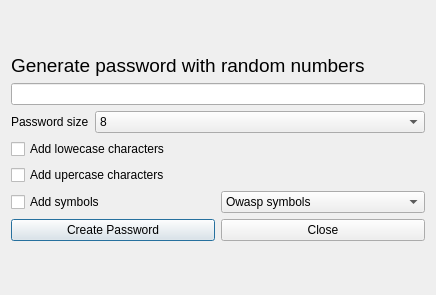
<?xml version="1.0" encoding="UTF-8"?>
<ui version="4.0">
 <class>Dialog</class>
 <widget class="QDialog" name="Dialog">
  <property name="geometry">
   <rect>
    <x>0</x>
    <y>0</y>
    <width>436</width>
    <height>295</height>
   </rect>
  </property>
  <property name="sizePolicy">
   <sizepolicy hsizetype="Minimum" vsizetype="Minimum">
    <horstretch>0</horstretch>
    <verstretch>0</verstretch>
   </sizepolicy>
  </property>
  <property name="minimumSize">
   <size>
    <width>310</width>
    <height>295</height>
   </size>
  </property>
  <property name="cursor">
   <cursorShape>UpArrowCursor</cursorShape>
  </property>
  <property name="windowTitle">
   <string>Cybersec Pwdgen (c) Yago Rubio</string>
  </property>
  <property name="modal">
   <bool>false</bool>
  </property>
  <layout class="QVBoxLayout" name="verticalLayout_2">
   <item>
    <layout class="QVBoxLayout" name="verticalLayout">
     <property name="sizeConstraint">
      <enum>QLayout::SetMinAndMaxSize</enum>
     </property>
     <item>
      <widget class="QLabel" name="label_header">
       <property name="sizePolicy">
        <sizepolicy hsizetype="Fixed" vsizetype="Fixed">
         <horstretch>0</horstretch>
         <verstretch>0</verstretch>
        </sizepolicy>
       </property>
       <property name="baseSize">
        <size>
         <width>0</width>
         <height>40</height>
        </size>
       </property>
       <property name="font">
        <font>
         <pointsize>14</pointsize>
        </font>
       </property>
       <property name="text">
        <string>Generate password with random numbers</string>
       </property>
      </widget>
     </item>
     <item>
      <widget class="QLineEdit" name="passwordOutputText">
       <property name="sizePolicy">
        <sizepolicy hsizetype="Minimum" vsizetype="Fixed">
         <horstretch>0</horstretch>
         <verstretch>0</verstretch>
        </sizepolicy>
       </property>
       <property name="minimumSize">
        <size>
         <width>0</width>
         <height>0</height>
        </size>
       </property>
       <property name="layoutDirection">
        <enum>Qt::LeftToRight</enum>
       </property>
       <property name="readOnly">
        <bool>true</bool>
       </property>
      </widget>
     </item>
     <item>
      <layout class="QHBoxLayout" name="horizontalLayout">
       <property name="spacing">
        <number>6</number>
       </property>
       <property name="sizeConstraint">
        <enum>QLayout::SetFixedSize</enum>
       </property>
       <item>
        <widget class="QLabel" name="label_size">
         <property name="enabled">
          <bool>true</bool>
         </property>
         <property name="sizePolicy">
          <sizepolicy hsizetype="Fixed" vsizetype="Fixed">
           <horstretch>0</horstretch>
           <verstretch>0</verstretch>
          </sizepolicy>
         </property>
         <property name="text">
          <string>Password size</string>
         </property>
        </widget>
       </item>
       <item>
        <widget class="QComboBox" name="comboBox_size">
         <item>
          <property name="text">
           <string>8</string>
          </property>
         </item>
         <item>
          <property name="text">
           <string>16</string>
          </property>
         </item>
         <item>
          <property name="text">
           <string>24</string>
          </property>
         </item>
         <item>
          <property name="text">
           <string>32</string>
          </property>
         </item>
        </widget>
       </item>
      </layout>
     </item>
     <item>
      <widget class="QCheckBox" name="checkBox_Lowercase">
       <property name="text">
        <string>Add lowecase characters</string>
       </property>
      </widget>
     </item>
     <item>
      <widget class="QCheckBox" name="checkBox_Upercase">
       <property name="text">
        <string>Add upercase characters</string>
       </property>
      </widget>
     </item>
     <item>
      <layout class="QHBoxLayout" name="horizontalLayout_3">
       <item>
        <widget class="QCheckBox" name="checkBox_symbols">
         <property name="text">
          <string>Add symbols</string>
         </property>
        </widget>
       </item>
       <item>
        <widget class="QComboBox" name="comboBox_symbols">
         <item>
          <property name="text">
           <string>Owasp symbols</string>
          </property>
         </item>
         <item>
          <property name="text">
           <string>Active Directory/Oracle Id</string>
          </property>
         </item>
        </widget>
       </item>
      </layout>
     </item>
     <item>
      <layout class="QHBoxLayout" name="horizontalLayout_2">
       <property name="spacing">
        <number>6</number>
       </property>
       <property name="sizeConstraint">
        <enum>QLayout::SetMinimumSize</enum>
       </property>
       <item>
        <widget class="QPushButton" name="pushButton_createPwd">
         <property name="sizePolicy">
          <sizepolicy hsizetype="Preferred" vsizetype="Fixed">
           <horstretch>0</horstretch>
           <verstretch>0</verstretch>
          </sizepolicy>
         </property>
         <property name="text">
          <string>Create Password</string>
         </property>
        </widget>
       </item>
       <item>
        <widget class="QPushButton" name="pushButton_Close">
         <property name="sizePolicy">
          <sizepolicy hsizetype="Preferred" vsizetype="Fixed">
           <horstretch>0</horstretch>
           <verstretch>0</verstretch>
          </sizepolicy>
         </property>
         <property name="text">
          <string>Close</string>
         </property>
        </widget>
       </item>
      </layout>
     </item>
    </layout>
   </item>
  </layout>
 </widget>
 <resources/>
 <connections/>
</ui>
